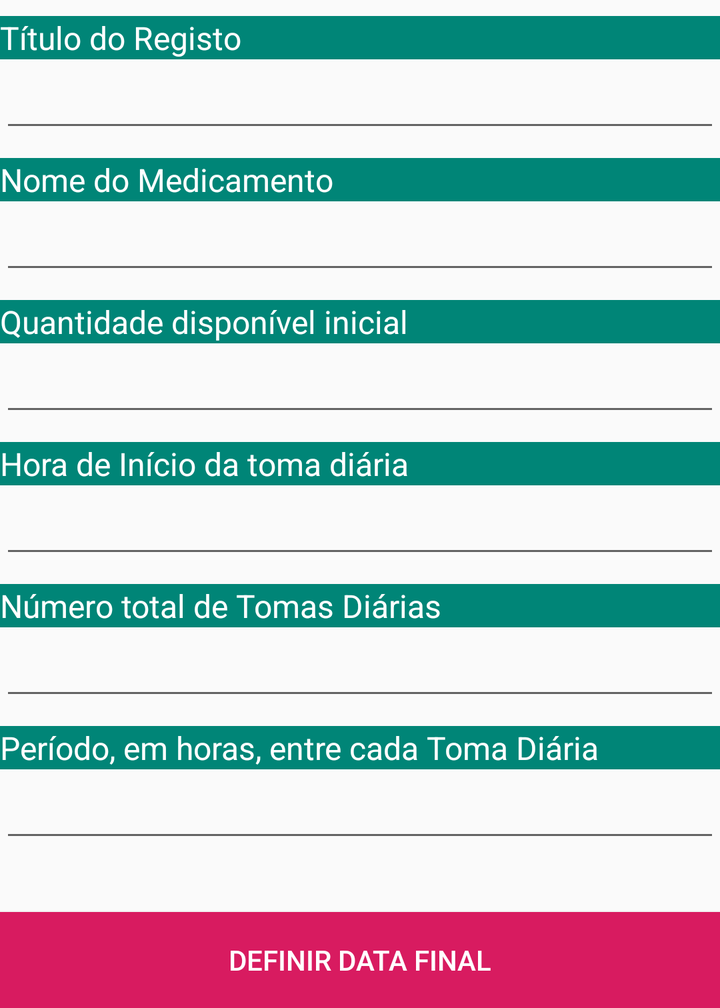
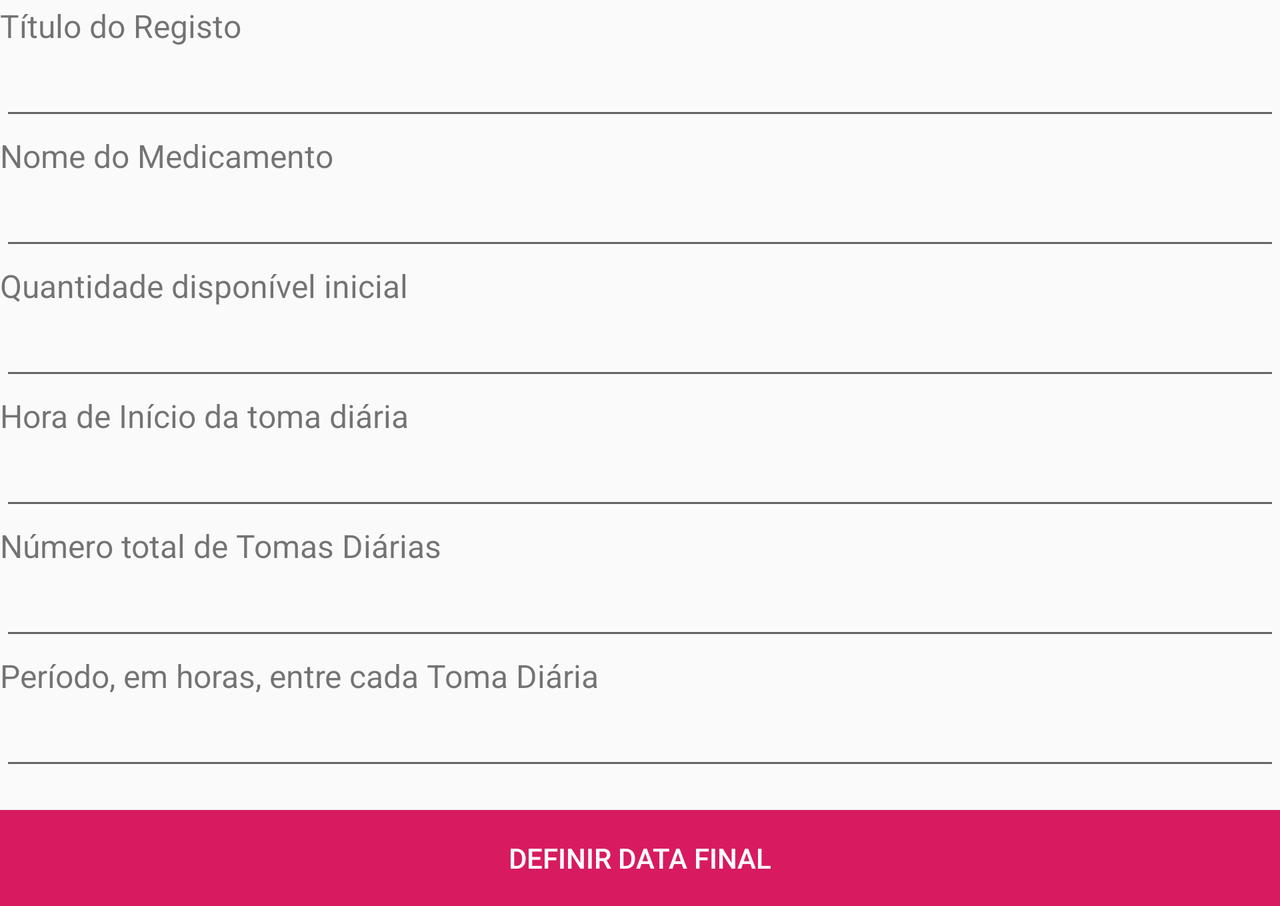

Two renders of one Android screen. The first uses the default layout on a phone; the second uses the alternative layout the repository ships for a different screen configuration, on a matching device. The two XML files are below.
<!-- AndroidManifest.xml: application theme AppTheme -->
<!-- res/layout/fragment_add_medication.xml -->
<?xml version="1.0" encoding="utf-8"?>
<LinearLayout
    xmlns:android="http://schemas.android.com/apk/res/android"
    android:orientation="vertical"
    android:layout_width="match_parent"
    android:layout_height="wrap_content">

    <TextView
        android:layout_width="match_parent"
        android:layout_height="wrap_content"
        android:textSize="@dimen/addmed_text_size"
        android:layout_marginTop="@dimen/addmed_textview_margin_top"
        android:background="@color/colorPrimary"
        android:textColor="@color/meditem_light"
        android:text="@string/addmed_titulo" />

    <EditText
        android:id="@+id/add_medication_title"
        android:layout_width="match_parent"
        android:layout_height="wrap_content"
        android:ems="10"
        android:inputType="textPersonName" />

    <TextView
        android:layout_width="match_parent"
        android:layout_height="wrap_content"
        android:textSize="@dimen/addmed_text_size"
        android:layout_marginTop="@dimen/addmed_textview_margin_top"
        android:background="@color/colorPrimary"
        android:textColor="@color/meditem_light"
        android:text="@string/addmed_medicamento" />

    <EditText
        android:id="@+id/add_medication_name"
        android:layout_width="match_parent"
        android:layout_height="wrap_content"
        android:ems="10"
        android:inputType="textPersonName" />

    <TextView
        android:layout_width="match_parent"
        android:layout_height="wrap_content"
        android:textSize="@dimen/addmed_text_size"
        android:layout_marginTop="@dimen/addmed_textview_margin_top"
        android:background="@color/colorPrimary"
        android:textColor="@color/meditem_light"
        android:text="@string/addmed_quantidade" />

    <EditText
        android:id="@+id/add_medication_quantity"
        android:layout_width="match_parent"
        android:layout_height="wrap_content"
        android:ems="10"
        android:inputType="number" />

    <TextView
        android:layout_width="match_parent"
        android:layout_height="wrap_content"
        android:textSize="@dimen/addmed_text_size"
        android:layout_marginTop="@dimen/addmed_textview_margin_top"
        android:background="@color/colorPrimary"
        android:textColor="@color/meditem_light"
        android:text="@string/addmed_horaInicio" />

    <EditText
        android:id="@+id/add_medication_dailyStart"
        android:layout_width="match_parent"
        android:layout_height="wrap_content"
        android:ems="10"
        android:inputType="number" />

    <TextView
        android:layout_width="match_parent"
        android:layout_height="wrap_content"
        android:textSize="@dimen/addmed_text_size"
        android:layout_marginTop="@dimen/addmed_textview_margin_top"
        android:background="@color/colorPrimary"
        android:textColor="@color/meditem_light"
        android:text="@string/addmed_numeroTomas" />

    <EditText
        android:id="@+id/add_medication_dailyTakes"
        android:layout_width="match_parent"
        android:layout_height="wrap_content"
        android:ems="10"
        android:inputType="number" />

    <TextView
        android:layout_width="match_parent"
        android:layout_height="wrap_content"
        android:textSize="@dimen/addmed_text_size"
        android:layout_marginTop="@dimen/addmed_textview_margin_top"
        android:background="@color/colorPrimary"
        android:textColor="@color/meditem_light"
        android:text="@string/addmed_periodoDiario" />

    <EditText
        android:id="@+id/add_medication_dailyPeriod"
        android:layout_width="match_parent"
        android:layout_height="wrap_content"
        android:ems="10"
        android:inputType="number" />

    <Button
        android:id="@+id/add_medication_endDate"
        android:layout_width="match_parent"
        android:layout_height="wrap_content"
        android:layout_marginTop="@dimen/addmed_button_margin_top"
        android:background="@color/colorAccent"
        android:textColor="@color/meditem_light"
        android:text="@string/addmed_definirData" />

</LinearLayout>
<!-- resources referenced by this layout -->
<resources>
  <color name="colorAccent">#D81B60</color>
  <color name="colorPrimary">#008577</color>
  <color name="meditem_light">#FFFFFF</color>
  <dimen name="addmed_button_margin_top">30dp</dimen>
  <dimen name="addmed_text_size">16sp</dimen>
  <dimen name="addmed_textview_margin_top">8dp</dimen>
  <string name="addmed_definirData">Definir Data Final</string>
  <string name="addmed_horaInicio">Hora de Início da toma diária</string>
  <string name="addmed_medicamento">Nome do Medicamento</string>
  <string name="addmed_numeroTomas">Número total de Tomas Diárias</string>
  <string name="addmed_periodoDiario">Período, em horas, entre cada Toma Diária</string>
  <string name="addmed_quantidade">Quantidade disponível inicial</string>
  <string name="addmed_titulo">Título do Registo</string>
  <style name="AppTheme" parent="Theme.AppCompat.Light.DarkActionBar">
          
          <item name="colorPrimary">@color/colorPrimary</item>
          <item name="colorPrimaryDark">@color/colorPrimaryDark</item>
          <item name="colorAccent">@color/colorAccent</item>
      </style>
  <color name="colorPrimaryDark">#00574B</color>
</resources>
<!-- res/layout-land/fragment_add_medication.xml (the repository's variant of the layout above) -->
<!-- drawn on the phone turned sideways -->
<?xml version="1.0" encoding="utf-8"?>
<androidx.core.widget.NestedScrollView xmlns:android="http://schemas.android.com/apk/res/android"
    android:layout_width="match_parent"
    android:layout_height="match_parent">
    <LinearLayout
        android:orientation="vertical"
        android:layout_width="match_parent"
        android:layout_height="match_parent">

        <TextView
            android:layout_width="match_parent"
            android:layout_height="wrap_content"
            android:textSize="@dimen/addmed_text_size"
            android:layout_marginTop="@dimen/addmed_land_textview_margin_top"
            android:text="@string/addmed_titulo" />

        <EditText
            android:id="@+id/add_medication_title"
            android:layout_width="match_parent"
            android:layout_height="wrap_content"
            android:ems="10"
            android:inputType="textPersonName" />

        <TextView
            android:layout_width="match_parent"
            android:layout_height="wrap_content"
            android:textSize="@dimen/addmed_text_size"
            android:layout_marginTop="@dimen/addmed_land_textview_margin_top"
            android:text="@string/addmed_medicamento" />

        <EditText
            android:id="@+id/add_medication_name"
            android:layout_width="match_parent"
            android:layout_height="wrap_content"
            android:ems="10"
            android:inputType="textPersonName" />

        <TextView
            android:layout_width="match_parent"
            android:layout_height="wrap_content"
            android:textSize="@dimen/addmed_text_size"
            android:layout_marginTop="@dimen/addmed_land_textview_margin_top"
            android:text="@string/addmed_quantidade" />

        <EditText
            android:id="@+id/add_medication_quantity"
            android:layout_width="match_parent"
            android:layout_height="wrap_content"
            android:ems="10"
            android:inputType="number" />

        <TextView
            android:layout_width="match_parent"
            android:layout_height="wrap_content"
            android:textSize="@dimen/addmed_text_size"
            android:layout_marginTop="@dimen/addmed_land_textview_margin_top"
            android:text="@string/addmed_horaInicio" />

        <EditText
            android:id="@+id/add_medication_dailyStart"
            android:layout_width="match_parent"
            android:layout_height="wrap_content"
            android:ems="10"
            android:inputType="number" />

        <TextView
            android:layout_width="match_parent"
            android:layout_height="wrap_content"
            android:textSize="@dimen/addmed_text_size"
            android:layout_marginTop="@dimen/addmed_land_textview_margin_top"
            android:text="@string/addmed_numeroTomas" />

        <EditText
            android:id="@+id/add_medication_dailyTakes"
            android:layout_width="match_parent"
            android:layout_height="wrap_content"
            android:ems="10"
            android:inputType="number" />

        <TextView
            android:layout_width="match_parent"
            android:layout_height="wrap_content"
            android:textSize="@dimen/addmed_text_size"
            android:layout_marginTop="@dimen/addmed_land_textview_margin_top"
            android:text="@string/addmed_periodoDiario" />

        <EditText
            android:id="@+id/add_medication_dailyPeriod"
            android:layout_width="match_parent"
            android:layout_height="wrap_content"
            android:ems="10"
            android:inputType="number" />

        <Button
            android:id="@+id/add_medication_endDate"
            android:layout_width="match_parent"
            android:layout_height="wrap_content"
            android:layout_marginTop="@dimen/addmed_land_button_margin_top"
            android:background="@color/colorAccent"
            android:textColor="@color/meditem_light"
            android:text="@string/addmed_definirData" />

    </LinearLayout>
</androidx.core.widget.NestedScrollView>
<!-- resources referenced by the variant -->
<!-- as the phone turned sideways resolves them -->
<resources>
  <color name="colorAccent">#D81B60</color>
  <color name="meditem_light">#FFFFFF</color>
  <dimen name="addmed_land_button_margin_top">15dp</dimen>
  <dimen name="addmed_land_textview_margin_top">2dp</dimen>
  <dimen name="addmed_text_size">16sp</dimen>
  <string name="addmed_definirData">Definir Data Final</string>
  <string name="addmed_horaInicio">Hora de Início da toma diária</string>
  <string name="addmed_medicamento">Nome do Medicamento</string>
  <string name="addmed_numeroTomas">Número total de Tomas Diárias</string>
  <string name="addmed_periodoDiario">Período, em horas, entre cada Toma Diária</string>
  <string name="addmed_quantidade">Quantidade disponível inicial</string>
  <string name="addmed_titulo">Título do Registo</string>
  <style name="AppTheme" parent="Theme.AppCompat.Light.DarkActionBar">
          
          <item name="colorPrimary">@color/colorPrimary</item>
          <item name="colorPrimaryDark">@color/colorPrimaryDark</item>
          <item name="colorAccent">@color/colorAccent</item>
      </style>
  <color name="colorPrimary">#008577</color>
  <color name="colorPrimaryDark">#00574B</color>
</resources>
